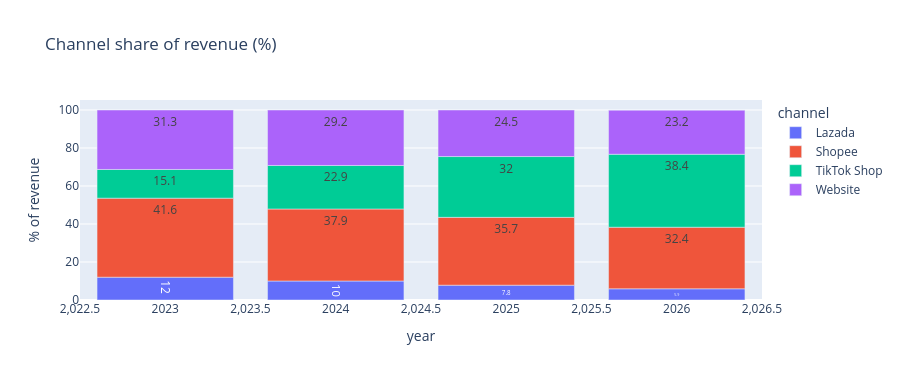

Notebook code for this chart:
### Markdown cell above
### Who sells? — Kênh bán hàng

### Code cell
mix = valid.pivot_table(index=valid["date"].dt.year, columns="channel", values="sales_vnd", aggfunc="sum")
mix = (mix.div(mix.sum(axis=1), axis=0) * 100).round(1)
fig = px.bar(mix, title="Channel share of revenue (%)", labels={"value": "% of revenue", "date": "year"}, text_auto=True)
fig.update_layout(height=380)
fig.show()
mix

### Figure 1 — Plotly figure (JSON) as saved in the notebook; plotly's stock layout.template omitted (floating-point values rounded to 4 significant figures)
{"data": [{"hovertemplate": "channel=Lazada<br>year=%{x}<br>% of revenue=%{y}<extra></extra>", "legendgroup": "Lazada", "marker": {"color": "#636efa", "pattern": {"shape": ""}}, "name": "Lazada", "orientation": "v", "showlegend": true, "textposition": "auto", "texttemplate": "%{y}", "type": "bar", "x": [2023, 2024, 2025, 2026], "xaxis": "x", "y": [12.0, 10.0, 7.8, 5.9], "yaxis": "y"}, {"hovertemplate": "channel=Shopee<br>year=%{x}<br>% of revenue=%{y}<extra></extra>", "legendgroup": "Shopee", "marker": {"color": "#EF553B", "pattern": {"shape": ""}}, "name": "Shopee", "orientation": "v", "showlegend": true, "textposition": "auto", "texttemplate": "%{y}", "type": "bar", "x": [2023, 2024, 2025, 2026], "xaxis": "x", "y": [41.6, 37.9, 35.7, 32.4], "yaxis": "y"}, {"hovertemplate": "channel=TikTok Shop<br>year=%{x}<br>% of revenue=%{y}<extra></extra>", "legendgroup": "TikTok Shop", "marker": {"color": "#00cc96", "pattern": {"shape": ""}}, "name": "TikTok Shop", "orientation": "v", "showlegend": true, "textposition": "auto", "texttemplate": "%{y}", "type": "bar", "x": [2023, 2024, 2025, 2026], "xaxis": "x", "y": [15.1, 22.9, 32.0, 38.4], "yaxis": "y"}, {"hovertemplate": "channel=Website<br>year=%{x}<br>% of revenue=%{y}<extra></extra>", "legendgroup": "Website", "marker": {"color": "#ab63fa", "pattern": {"shape": ""}}, "name": "Website", "orientation": "v", "showlegend": true, "textposition": "auto", "texttemplate": "%{y}", "type": "bar", "x": [2023, 2024, 2025, 2026], "xaxis": "x", "y": [31.3, 29.2, 24.5, 23.2], "yaxis": "y"}], "layout": {"barmode": "relative", "height": 380, "legend": {"title": {"text": "channel"}, "tracegroupgap": 0}, "title": {"text": "Channel share of revenue (%)"}, "xaxis": {"anchor": "y", "domain": [0, 1], "title": {"text": "year"}}, "yaxis": {"anchor": "x", "domain": [0, 1], "title": {"text": "% of revenue"}}}}
